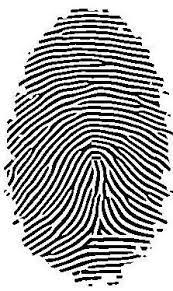
#> input picture Cryptographic-Key-Generation-Using-Fingerprint-Biometrics/fingerprint0.jpg, 173 x 291 px, found by its file name
$ jupyter execute --allow-errors code.ipynb
#> lines starting #> are read from the running program, lines starting #| are printed output that depends on the picture; after the words box and inside, x2 and y2 are one past the last pixel; in counts of white or black regions, pixels touching at a corner belong together
[cell 1]
import numpy as np
import cv2 as cv
from matplotlib import pyplot as plt
from google.colab.patches import cv_imshow

[cell 2]
from google.colab import drive
drive.mount('/content/drive')

[cell 3]
path="/content/drive/My Drive/CS21B2028/BiometricsProject/fingerprint0.jpg"
image=cv.imread(path)
#> image is the input picture: shape (291, 173, 3); min 0, max 255, mean 168.1
cv_imshow(image)

[cell 4]
# Convert the image to grayscale
gray_image = cv.cvtColor(image, cv.COLOR_BGR2GRAY)

# Remove noise using Gaussian blur
blurred_image = cv.GaussianBlur(gray_image, (5, 5), 0)
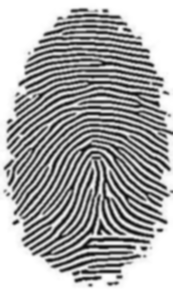
#> blurred_image: shape (291, 173); min 11, max 255, mean 168.1

# Sharpen the image using unsharp masking
sharpness = cv.filter2D(blurred_image, -1, np.array([[-1, -1, -1],
                                                    [-1,  9, -1],
                                                    [-1, -1, -1]]))
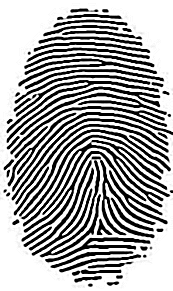
#> sharpness: shape (291, 173); min 0, max 255, mean 167.1

# Increase brightness by adjusting intensity
brightened_image = cv.convertScaleAbs(sharpness, alpha=1.5, beta=30)
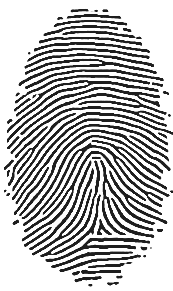
#> brightened_image: shape (291, 173); min 30, max 255, mean 186.2

# Display the enhanced image
cv_imshow(brightened_image)

[cell 5]
# Read the enhanced image
enhanced_image = brightened_image

# Define block size
W = 16

# Calculate the number of rows and columns
rows, cols = enhanced_image.shape
#> rows = 291; cols = 173

# Create an empty binary image
binary_image = np.zeros_like(enhanced_image)

# Iterate through the image in blocks and binarize
for i in range(0, rows, W):
    for j in range(0, cols, W):
        block = enhanced_image[i:i+W, j:j+W]
        block_mean = np.mean(block)
        binary_image[i:i+W, j:j+W] = np.where(block >= block_mean, 255, 0)
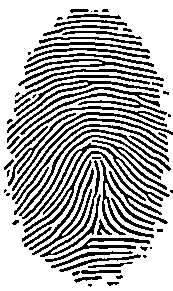
#> binary_image: shape (291, 173); 68.5% white; black in thin lines or dots

# Display the binarized image
cv_imshow(binary_image)

[cell 6]
def zhang_suen_thinning(binary_image):
    # Make a copy of the binary image
    thinning_image = binary_image.copy()

    # Define the 8 neighboring pixels
    neighbors = [(1, 0), (1, -1), (0, -1), (-1, -1),
                 (-1, 0), (-1, 1), (0, 1), (1, 1)]

    while True:
        # Step 1
        to_delete = []
        for i in range(1, thinning_image.shape[0] - 1):
            for j in range(1, thinning_image.shape[1] - 1):
                if thinning_image[i, j] == 0:
                    continue
                p2 = [thinning_image[i + neighbors[k][0], j + neighbors[k][1]] for k in range(8)]
                p2.append(thinning_image[i + 1, j])
                p2.append(thinning_image[i - 1, j])
                if 2 <= sum(p2) <= 6:
                    p1 = [1 if p2[k] == 0 else 0 for k in range(8)]
                    p1.append(1 if thinning_image[i + 1, j] == 0 else 0)
                    p1.append(1 if thinning_image[i - 1, j] == 0 else 0)
                    if sum(p1) == 1:
                        if p2[0] * p2[2] * p2[4] == 0 and p2[2] * p2[4] * p2[6] == 0:
                            to_delete.append((i, j))

        for i, j in to_delete:
            thinning_image[i, j] = 0

        # Step 2
        to_delete.clear()
        for i in range(1, thinning_image.shape[0] - 1):
            for j in range(1, thinning_image.shape[1] - 1):
                if thinning_image[i, j] == 0:
                    continue
                p2 = [thinning_image[i + neighbors[k][0], j + neighbors[k][1]] for k in range(8)]
                p2.append(thinning_image[i, j + 1])
                p2.append(thinning_image[i, j - 1])
                if 2 <= sum(p2) <= 6:
                    p1 = [1 if p2[k] == 0 else 0 for k in range(8)]
                    p1.append(1 if thinning_image[i, j + 1] == 0 else 0)
                    p1.append(1 if thinning_image[i, j - 1] == 0 else 0)
                    if sum(p1) == 1:
                        if p2[0] * p2[2] * p2[6] == 0 and p2[0] * p2[4] * p2[6] == 0:
                            to_delete.append((i, j))

        for i, j in to_delete:
            thinning_image[i, j] = 0

        # Check for convergence
        if not to_delete:
            break

    return thinning_image

# Read the binary image
binary_image = binary_image  # Assuming you already have the binary image

# Thin the binary image using Zhang-Suen thinning algorithm
thinned_image = zhang_suen_thinning(binary_image)

# Display the thinned image
cv_imshow(thinned_image)

[cell 7]
# Image Enhancement
def enhance_image(image):
    # Calculate mean and variance of the image
    mean = np.mean(image)
#> mean = 168.1
    variance = np.var(image)
#> variance = 11113.8

    # Define desired mean and variance values
    desired_mean = 127  # Adjust as needed
    desired_variance = 100  # Adjust as needed

    # Normalize the image
    enhanced_image = np.sqrt((desired_variance / variance) * (image - mean)) + desired_mean
#> enhanced_image: shape (291, 173, 3) float64; 36.68% of the values are NaN or infinite; the others: min 127.1, max 127.9, mean 127.8
    enhanced_image = np.clip(enhanced_image, 0, 255).astype(np.uint8)
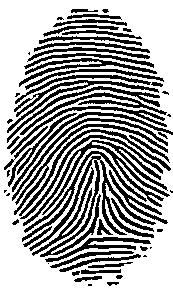
#> enhanced_image: shape (291, 173, 3); values 0 (black) and 127 (white), 63.3% white; 62 black regions (15 under 20 px), largest, box (x1, y1, x2, y2) and area: (22, 151, 156, 257) 2743, (23, 140, 170, 226) 1602, (7, 80, 159, 133) 861

    return enhanced_image

# Enhance the uploaded image
enhanced_image = enhance_image(image)

# Display the enhanced image
plt.imshow(enhanced_image, cmap='gray')
plt.axis('off')
plt.title('Enhanced Fingerprint Image')
plt.show()

[cell 8]
# Image Binarization
def binarize_image(image, block_size):
    # Convert image to grayscale if it's a color image
#> called with block_size = 16
    if len(image.shape) == 3:
        image = cv.cvtColor(image, cv.COLOR_BGR2GRAY)

    # Divide the image into non-overlapping blocks
    h, w = image.shape
#> h = 291; w = 173
    num_blocks_h = h // block_size
#> num_blocks_h = 18
    num_blocks_w = w // block_size
#> num_blocks_w = 10

    # Initialize binary image
    binary_image = np.zeros_like(image, dtype=np.uint8)

    for i in range(num_blocks_h):
        for j in range(num_blocks_w):
            # Calculate mean intensity for each block
            block = image[i*block_size:(i+1)*block_size, j*block_size:(j+1)*block_size]
            block_mean = np.mean(block)

            # Threshold the block to obtain binary representation
            binary_image[i*block_size:(i+1)*block_size, j*block_size:(j+1)*block_size] = (
                image[i*block_size:(i+1)*block_size, j*block_size:(j+1)*block_size] > block_mean
            ) * 255
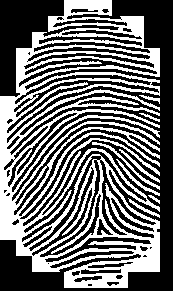
#> binary_image: shape (291, 173); 42.5% white; 8 white regions, largest, box (x1, y1, x2, y2) and area: (0, 0, 160, 288) 20598, (92, 142, 160, 190) 227, (116, 159, 160, 196) 166

    return binary_image

# Define block size for binarization (adjust as needed)
block_size = 16

# Binarize the enhanced image
binary_image = binarize_image(enhanced_image, block_size)

# Display the binary image
plt.imshow(binary_image, cmap='gray')
plt.axis('off')
plt.title('Binary Fingerprint Image')
plt.show()

[cell 9]
# Image Thinning
def thin_image(image):
    # Apply Zhang-Suen thinning algorithm
    skeleton = cv.ximgproc.thinning(image)
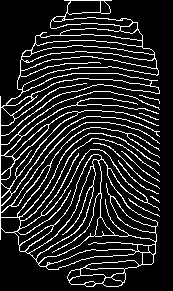
#> skeleton: shape (291, 173); 14.1% white in thin lines or dots

    return skeleton

# Thin the binary image
thinned_image = thin_image(binary_image)

# Display the thinned image
plt.imshow(thinned_image, cmap='gray')
plt.axis('off')
plt.title('Thinned Fingerprint Image')
plt.show()
